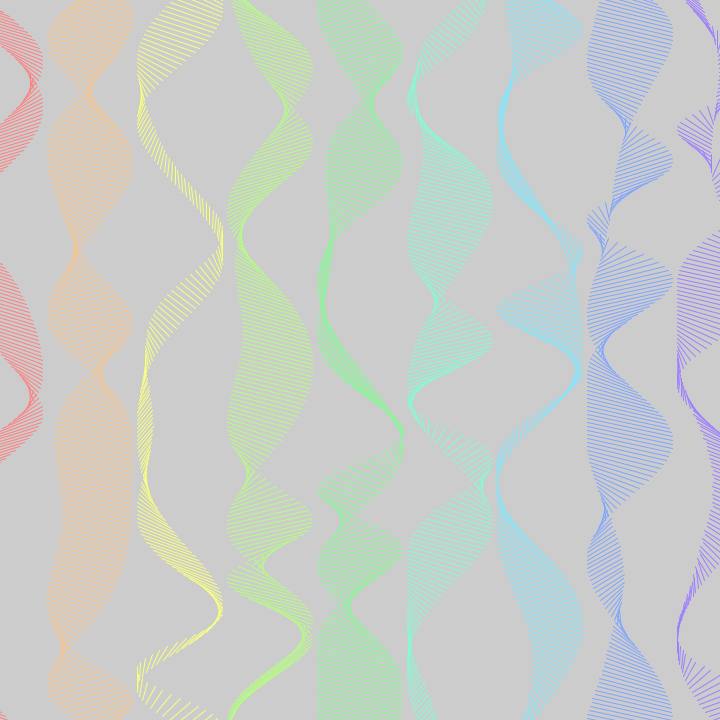
Frame 1 (no input)
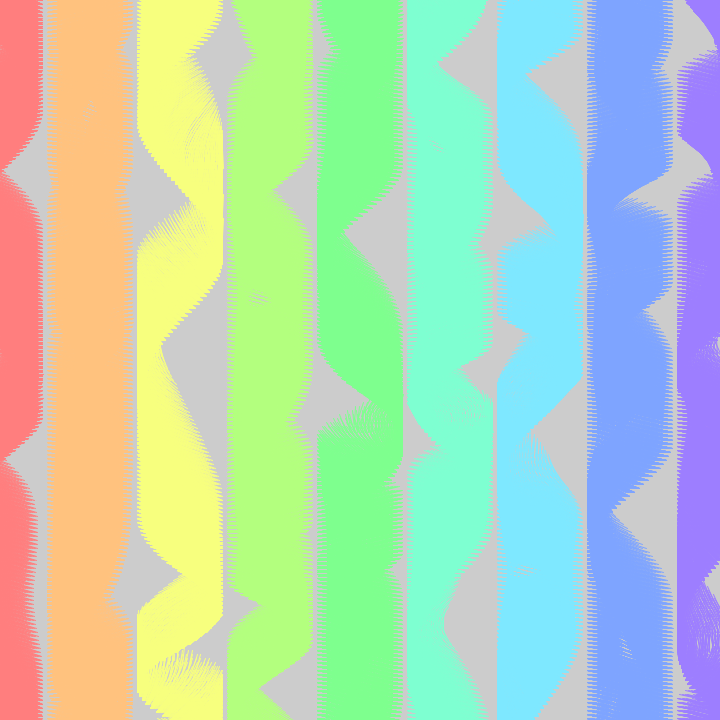
Frame 60 (the mouse pressed at the canvas centre just before this capture)
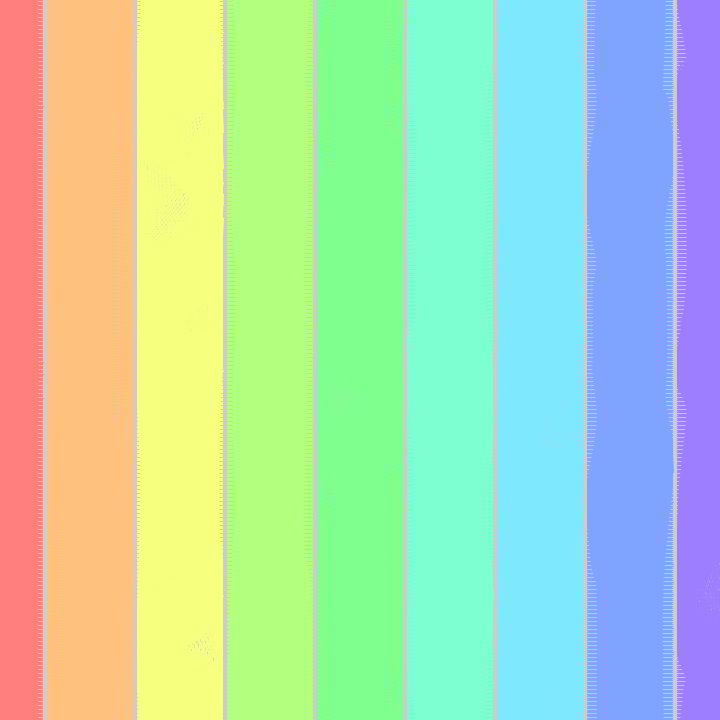
Frame 120 (the mouse held since frame 60 and released just before this capture)

The Processing sketch that drew these frames (run headless with seeded random() and noise(); from frame 60 on, the mouse is pressed at the canvas centre):

// Processing sketch: bit2atom_20210217c_randomWaveStripePattern
// ── bit2atom_20210217c_randomWaveStripePattern.pde
float x, y, t, a, N;
void setup() {
  size(720, 720);
  colorMode(HSB);
}
void draw() {
  clear();
  t+=sq(sin(a+=.02))*.1;
  for (y=-9; y<730; y+=4)for (x=0; x<810; x+=90) {
    stroke(x/4, 128, 255);
    line(x-cos(t+(N=noise((x+y)*.001+t*.01))*5*(x+y)*.01)*43, y-9, x+sin(t-N*5*(x-y)*.01)*43, y+9);
  }
}
